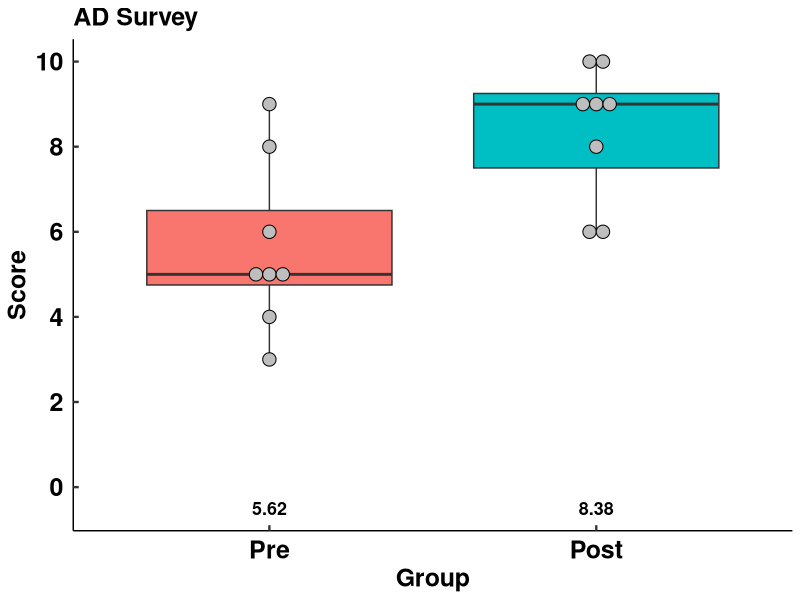
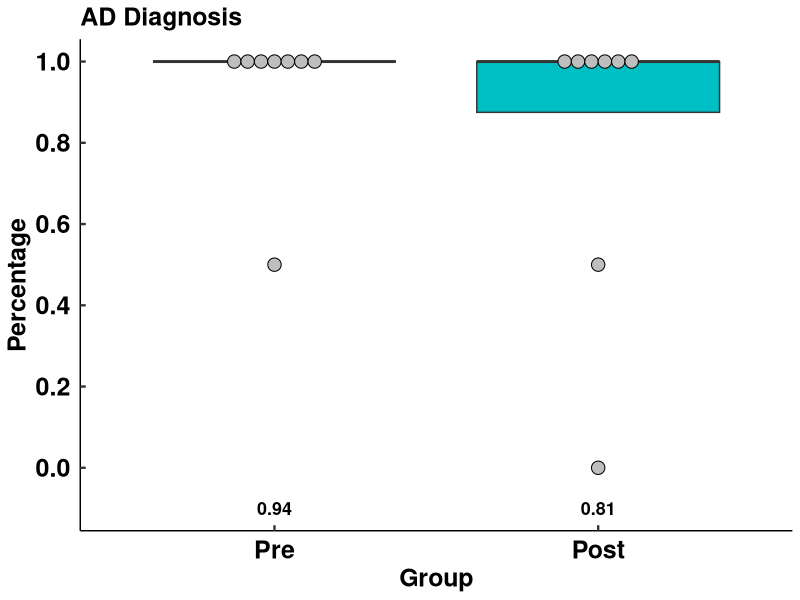
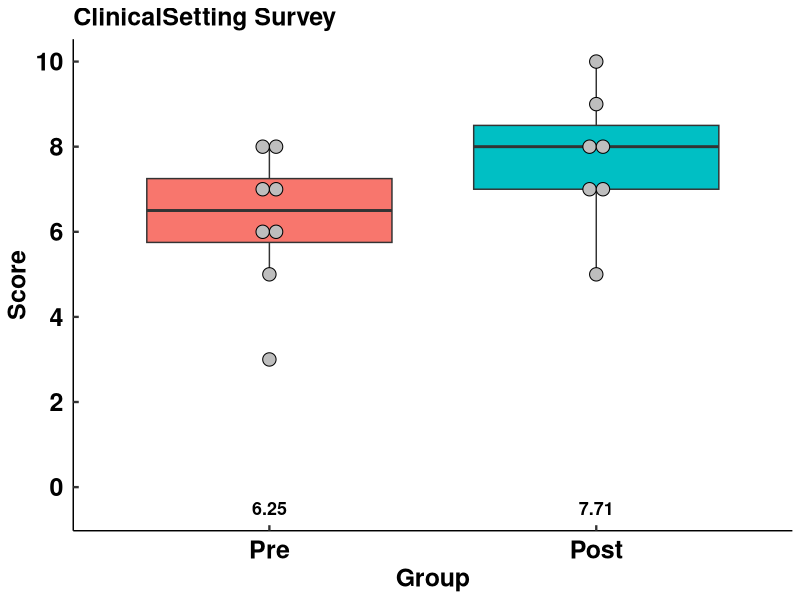
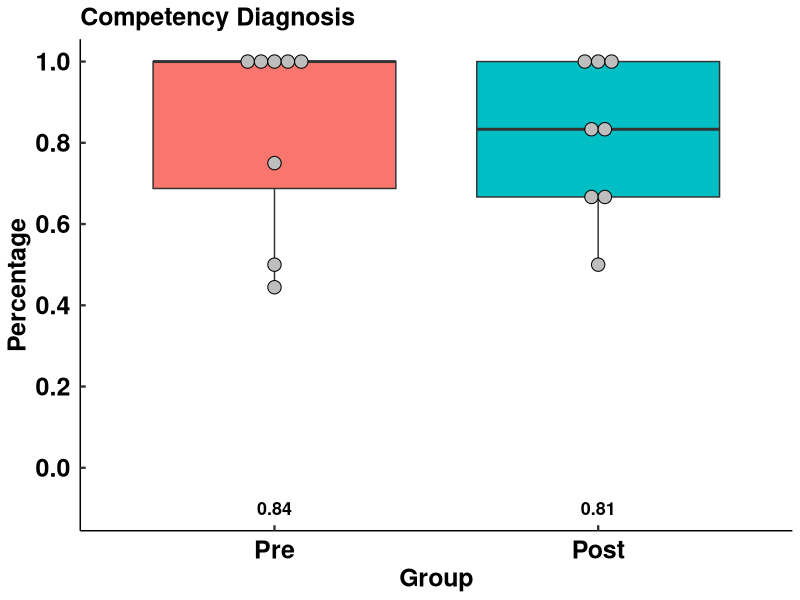
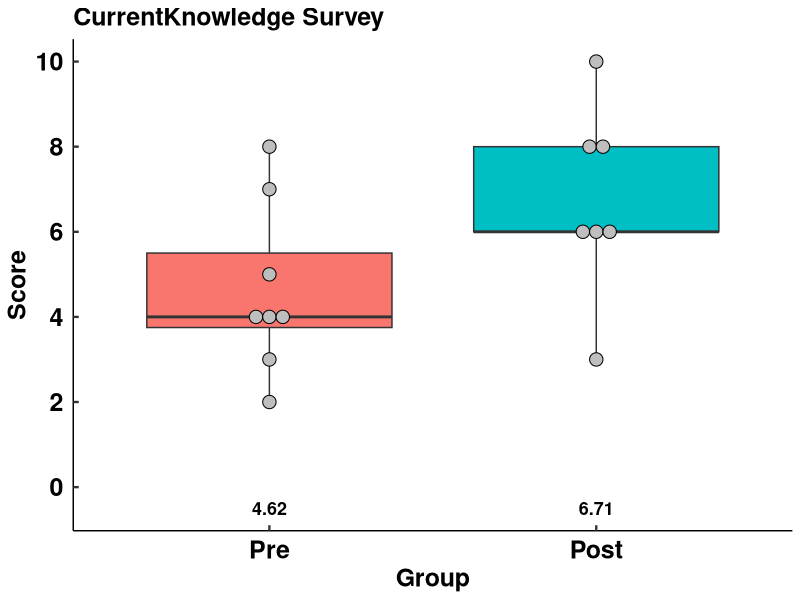
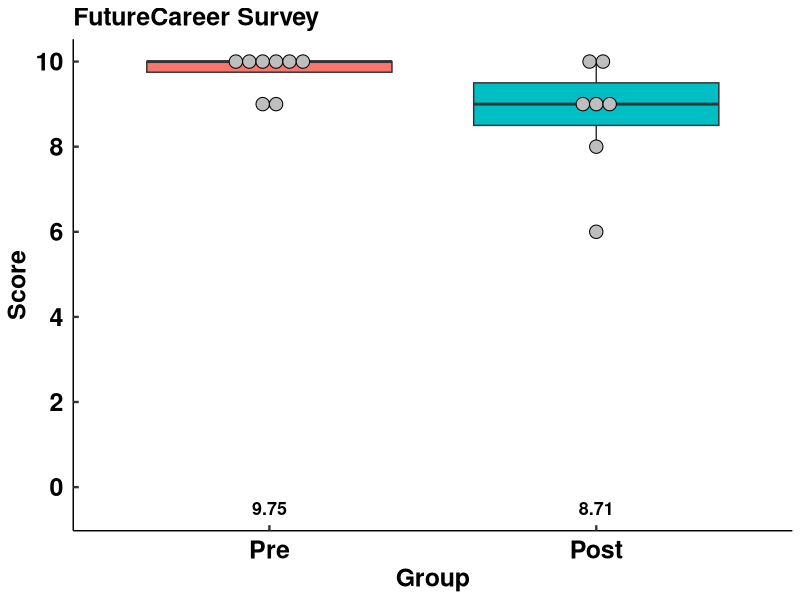
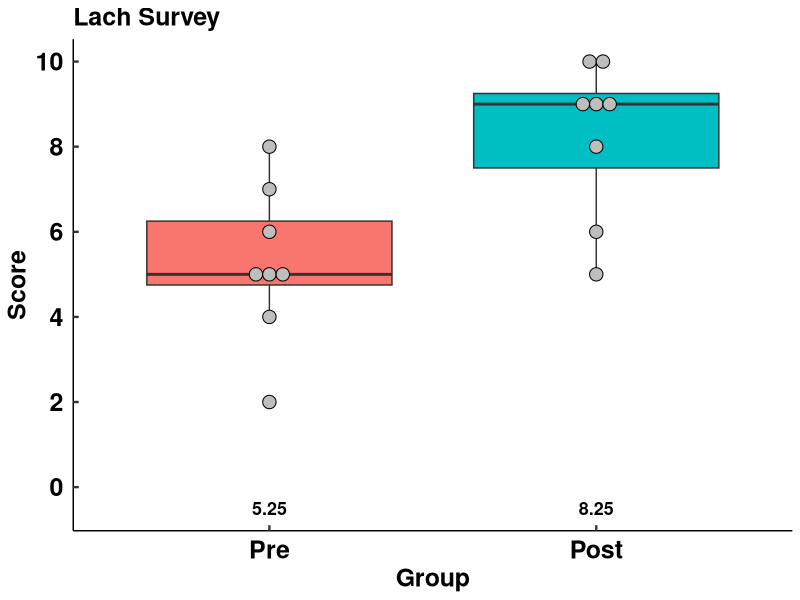
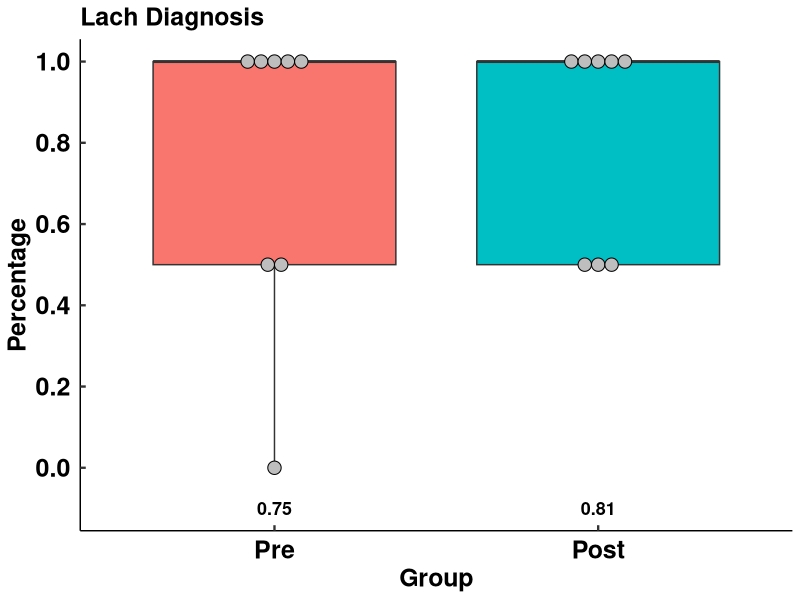

Source code (R) for these figures, in order:
## ---- chunk 1
knitr::opts_chunk$set(echo = TRUE)
## ---- chunk 2
library(plyr)
#library(papeR)
library(dplyr)
library(ggplot2)
library(knitr)
library(kableExtra)
library(tidyr)
# library(foreign)
# library(multcomp)
# library(broom)
library(nlme)
library(tidyverse)
library(readxl)
library(data.table)

myboxplot = function(x, type = 'Survey'){
  if(endsWith(x, '.Avg')){
    type = 'Diagnosis'
  }
  df = dplyr::filter(Data_Long, Measure == x)
  means = aggregate(Score ~ Group, df, mean)
  means$Score = round(means$Score, digits = 2)
    p = ggplot(df, aes(x=Group, y=Score,  fill = Group)) +
    geom_boxplot() +
    geom_dotplot(binaxis='y', stackdir='center',  dotsize=.9, fill = 'grey')+
    labs(title = paste(str_remove(x, '.Avg'), type))
    
   if (type == 'Survey'){
      p = p + geom_text(data = means, aes(label = Score, y = -.5, size = 1.5, fontface='bold'))+
        scale_y_continuous(limits = c(-.5,10),breaks=seq(0,10,2))
   }else{
     p = p + geom_text(data = means, aes(label = Score, y = -.1, size = 1.3, fontface='bold'))+
              scale_y_continuous(limits = c(-.1,1),breaks=seq(0,1,.2))+
             ylab('Percentage')
   }
  p = p + theme_classic()+
  theme(plot.title = element_text(color= 'black',face='bold',size=18))+
   theme(axis.title.x = element_text(color= 'black',face='bold',size=18),
        axis.text.x = element_text(color= 'black',face='bold',size=18))+
  theme(axis.title.y = element_text(color= 'black',face='bold',size=18),
        axis.text.y = element_text(color= 'black',face='bold',size=18))+
 theme(legend.text = element_text( size = 18, face = "bold"))+
theme(legend.position="none")+
    theme(# adjust X-axis labels; also adjust their position using margin (acts like a bounding box)
          # using margin was needed because of the inwards placement of ticks
          # http://stackoverflow.com/questions/26367296/how-do-i-make-my-axis-ticks-face-inwards-in-ggplot2
          axis.text.x = element_text( margin = unit(c(t = 2.5, r = 0, b = 0, l = 0), "mm")),
          # adjust Y-axis labels
          axis.text.y = element_text( margin = unit(c(t = 0, r = 2.5, b = 0, l = 0), "mm")),
          # length of tick marks - negative sign places ticks inwards
          axis.ticks.length = unit(-1.4, "mm"),
          # width of tick marks in mm
          axis.ticks = element_line(size = .8))
print(p)
# t-test
pre.measure = paste0('Pre.',x)
post.measure = paste0('Post.',x)
print(paste('paired t-test of',pre.measure, '&', post.measure))
print(t.test(as.vector(as.matrix(Data[pre.measure])), as.vector(as.matrix(Data[post.measure])),  paired = TRUE))
}


singleboxplot = function(x){
df = drop_na(dplyr::select(Data, x))
means = round(mean(df[,1]), digits = 2)
print(ggplot(data = df, aes(x='', y=unlist(df), fill = 'blue')) +
    geom_boxplot() +
    geom_dotplot(binaxis='y', stackdir='center',  dotsize=.9, fill = 'grey')+
 labs(title = paste(i))+
  ylab('Score')+ xlab('')+
  theme(legend.position = 'none')+
   scale_y_continuous(limits = c(-.5,10),breaks=seq(0,10,2))+
  geom_text( aes(label = means, y = -.5, size = 1.5, fontface='bold'))+
   theme_classic()+
  theme(plot.title = element_text(color= 'black',face='bold',size=18))+
   theme(axis.title.x = element_text(color= 'black',face='bold',size=18),
        axis.text.x = element_text(color= 'black',face='bold',size=18))+
  theme(axis.title.y = element_text(color= 'black',face='bold',size=18),
        axis.text.y = element_text(color= 'black',face='bold',size=18))+
 theme(legend.text = element_text( size = 18, face = "bold"))+
theme(legend.position="none")+
    theme(# adjust X-axis labels; also adjust their position using margin (acts like a bounding box)
          # using margin was needed because of the inwards placement of ticks
          # http://stackoverflow.com/questions/26367296/how-do-i-make-my-axis-ticks-face-inwards-in-ggplot2
          axis.text.x = element_text( margin = unit(c(t = 2.5, r = 0, b = 0, l = 0), "mm")),
          # adjust Y-axis labels
          axis.text.y = element_text( margin = unit(c(t = 0, r = 2.5, b = 0, l = 0), "mm")),
          # length of tick marks - negative sign places ticks inwards
          axis.ticks.length = unit(-1.4, "mm"),
          # width of tick marks in mm
          axis.ticks = element_line(size = .8)))

}
## ---- chunk 3
PreData = read_excel('PreData.xlsx')
# Diagnosis Key
PreData$Station1Key = 'MCL'
PreData$Station2Key = 'LCL'
PreData$Station3Key = 'PCL'
PreData$Station4Key = 'No Injury'
PreData$Station5Key = 'ACL, LCL'
PreData$Station6Key = 'ACL, PCL'
PreData$Station7Key = 'ACL'
PreData$Station8Key = 'ACL, MCL'
## ---- chunk 4
# Diagnosis check
PreData$Station1Result = with(PreData, Station1 == Station1Key)
PreData$Station2Result = with(PreData, Station2 == Station2Key)
PreData$Station3Result = with(PreData, Station3 == Station3Key)
PreData$Station4Result = with(PreData, Station4 == Station4Key)
PreData$Station5Result = with(PreData, Station5 == Station5Key)
PreData$Station6Result = with(PreData, Station6 == Station6Key)
PreData$Station7Result = with(PreData, Station7 == Station7Key)
PreData$Station8Result = with(PreData, Station8 == Station8Key)

# Create avg station diagnosis accuracy
Result.list = colnames(dplyr::select(PreData,Station1Result:Station8Result))
PreData$Pre.Station.Avg = rowSums(PreData[Result.list], na.rm = TRUE)/length(Result.list)
  
# Create Checklist avg
Result.list = colnames(dplyr::select(PreData,Valgus1Injury:Lever3NonInjury))
PreData$Pre.Competency.Avg = rowSums(PreData[Result.list], na.rm = TRUE)/length(Result.list)

# Create avg score for all measures
Measures = c('Valgus', 'Varus', 'Lach', 'PD', 'AD', 'Lever')
PreData$Pre.Valgus.Avg = NA
PreData$Pre.Varus.Avg = NA
PreData$Pre.Lach.Avg = NA
PreData$Pre.PD.Avg = NA
PreData$Pre.AD.Avg = NA
PreData$Pre.Lever.Avg = NA
for (M in Measures) {
  measure1 = paste0(M, '1Injury')
  measure2 = paste0(M, '3NonInjury')
  colTitle = paste0('Pre.',M, '.Avg')
  Result.list = colnames(dplyr::select(PreData,all_of(measure1): all_of(measure2)))
  PreData[colTitle] = rowSums(PreData[Result.list], na.rm = TRUE)/length(Result.list)
}
## ---- chunk 5
PostData = read_excel('PostData.xlsx')
# Diagnosis Key
PostData$Station1Key = 'MCL'
PostData$Station2Key = 'LCL'
PostData$Station3Key = 'PCL'
PostData$Station4Key = 'No Injury'
PostData$Station5Key = 'ACL, LCL'
PostData$Station6Key = 'ACL, PCL'
PostData$Station7Key = 'ACL'
PostData$Station8Key = 'ACL, MCL'
## ---- chunk 6
# Diagnosis check
PostData$Station1Result = with(PostData, Station1 == Station1Key)
PostData$Station2Result = with(PostData, Station2 == Station2Key)
PostData$Station3Result = with(PostData, Station3 == Station3Key)
PostData$Station4Result = with(PostData, Station4 == Station4Key)
PostData$Station5Result = with(PostData, Station5 == Station5Key)
PostData$Station6Result = with(PostData, Station6 == Station6Key)
PostData$Station7Result = with(PostData, Station7 == Station7Key)
PostData$Station8Result = with(PostData, Station8 == Station8Key)

# Create avg station diagnosis accuracy
Result.list = colnames(dplyr::select(PostData,Station1Result:Station8Result))
PostData$Post.Station.Avg = rowSums(PostData[Result.list], na.rm = TRUE)/length(Result.list)
  
# Create Checklist avg
Result.list = colnames(dplyr::select(PostData,Valgus1Injury:Lever3NonInjury))
PostData$Post.Competency.Avg = rowSums(PostData[Result.list], na.rm = TRUE)/length(Result.list)

# Create avg score for all measures
Measures = c('Valgus', 'Varus', 'Lach', 'PD', 'AD', 'Lever')
PostData$Post.Valgus.Avg = NA
PostData$Post.Varus.Avg = NA
PostData$Post.Lach.Avg = NA
PostData$Post.PD.Avg = NA
PostData$Post.AD.Avg = NA
PostData$Post.Lever.Avg = NA
for (M in Measures) {
  measure1 = paste0(M, '1Injury')
  measure2 = paste0(M, '3NonInjury')
  colTitle = paste0('Post.',M, '.Avg')
  Result.list = colnames(dplyr::select(PostData,all_of(measure1): all_of(measure2)))
  PostData[colTitle] = rowSums(PostData[Result.list], na.rm = TRUE)/length(Result.list)
}
## ---- chunk 7
# Prep Data for merge
# Prenames = colnames(PreData)
# Postnames = colnames(PostData)
# intersect(Prenames, Postnames)
# PreData$Group = factor('Pre')
# PostData$Group = factor('Post')

setnames(PreData, c('CurrentKnowledge', "ClinicalSetting",  "FutureCareer"), 
                    c('Pre.CurrentKnowledge',"Pre.ClinicalSetting",  "Pre.FutureCareer"))

setnames(PreData, c("PreValgus","PreVarus","PreLach","PrePD","PreAD","PreLever"), 
         c("Pre.Valgus","Pre.Varus","Pre.Lach","Pre.PD","Pre.AD","Pre.Lever"))

setnames(PostData, c("PostValgus","PostVarus","PostLach","PostPD","PostAD", "PostLever" ),
         c("Post.Valgus","Post.Varus","Post.Lach","Post.PD","Post.AD", "Post.Lever"))

setnames(PostData, c('CurrentKnowledge', "ClinicalSetting",  "FutureCareer"), 
                    c('Post.CurrentKnowledge',"Post.ClinicalSetting",  "Post.FutureCareer"))

PreVars = c("Subject","Pre.Valgus","Pre.Varus","Pre.Lach","Pre.PD","Pre.AD","Pre.Lever","Pre.CurrentKnowledge", "Pre.ClinicalSetting","Pre.FutureCareer",
            "Pre.Station.Avg","Pre.Competency.Avg","Pre.Valgus.Avg","Pre.Varus.Avg","Pre.Lach.Avg","Pre.PD.Avg","Pre.AD.Avg","Pre.Lever.Avg",
            "PreviousThiel","PreviousDiagnostic")

PostVar = c( "Subject","Post.Valgus","Post.Varus","Post.Lach","Post.PD","Post.AD", "Post.Lever","Post.CurrentKnowledge", "Post.ClinicalSetting",
             "Post.FutureCareer", "Post.Station.Avg","Post.Competency.Avg","Post.Valgus.Avg","Post.Varus.Avg","Post.Lach.Avg","Post.PD.Avg",
             "Post.AD.Avg","Post.Lever.Avg","GainedNew","Improved","Effective","Retained","Transferable")


Data = merge (PreData[PreVars], PostData[PostVar], by = 'Subject')

# replace N/A with NA
Data[Data=='N/A'] = NA

Data = as.data.frame(lapply(Data, as.numeric))
# colnames(Data_Long)
# Pivot Longer
Data_Long = pivot_longer(Data, 
                         cols = Pre.Valgus:Pre.Lever.Avg,
                         names_to = c('Group',"Measure"), 
                         names_sep = 4, 
                         values_to = 'Score')

Data_Long2 = pivot_longer(Data, 
                         cols = Post.Valgus:Post.Lever.Avg,
                         names_to = c('Group',"Measure"), 
                         names_sep = 5, 
                         values_to = 'Score')

Data_Long = merge(Data_Long[c('Subject','Group', 'Measure', 'Score')], Data_Long2[c('Subject','Group', 'Measure', 'Score')], all = TRUE)
rm(Data_Long2)


Data_Long$Group = factor(gsub('\\.', '', Data_Long$Group), levels = c('Pre', 'Post')) # remove period, needs \\ to escape . function
Data_Long$Measure = factor(Data_Long$Measure)
## ---- chunk 8
myMeasures= as.character(unique(Data_Long$Measure))
for (i in myMeasures) {
  myboxplot(i)
}


## ---- chunk 9

t.test(filter(Data_Long, Group == "Pre")$Score, filter(Data_Long, Group == "Post")$Score, paired = TRUE)

t.test(dplyr::filter(Data_Long, Group == 'Pre', Measure %in% c('AD', 'Lach', 'Lever', 'PD', 'Valgus', 'Varus'))$Score, )


## ---- chunk 10
# Colors midnight and gold

df = dplyr::filter(Data_Long, Measure %in% c('AD', 'Lach', 'Lever', 'PD', 'Valgus', 'Varus'))
  means = aggregate(Score ~ Group, df, mean)
  means$Score = round(means$Score, digits = 2)
  StandD = aggregate(Score ~ Group, df, sd)
  Pre_M_SD = '4.42 (2.35)'
  Post_M_SD = '8.35 (1.66)'
    p = ggplot(df, aes(x=Group, y=Score,  fill = Group)) +
    geom_boxplot() +
      scale_fill_manual(values = c('navyblue', 'gold'))+
    labs(title = paste('Mean Survey Pre and Post'))+
    annotate('text', x = 1, y = 0,  fontface = 'bold', label = Pre_M_SD)+
    annotate('text', x = 2, y = 0,  fontface = 'bold', label = Post_M_SD)
    
   p = p + scale_y_continuous(limits = c(-.5,10),breaks=seq(0,10,2))
   
  p = p + theme_classic()+
  theme(plot.title = element_text(color= 'black',face='bold',size=18))+
   theme(axis.title.x = element_text(color= 'black',face='bold',size=18),
        axis.text.x = element_text(color= 'black',face='bold',size=18))+
  theme(axis.title.y = element_text(color= 'black',face='bold',size=18),
        axis.text.y = element_text(color= 'black',face='bold',size=18))+
 theme(legend.text = element_text( size = 18, face = "bold"))+
theme(legend.position="none")+
    theme(# adjust X-axis labels; also adjust their position using margin (acts like a bounding box)
          # using margin was needed because of the inwards placement of ticks
          # http://stackoverflow.com/questions/26367296/how-do-i-make-my-axis-ticks-face-inwards-in-ggplot2
          axis.text.x = element_text( margin = unit(c(t = 2.5, r = 0, b = 0, l = 0), "mm")),
          # adjust Y-axis labels
          axis.text.y = element_text( margin = unit(c(t = 0, r = 2.5, b = 0, l = 0), "mm")),
          # length of tick marks - negative sign places ticks inwards
          axis.ticks.length = unit(-1.4, "mm"),
          # width of tick marks in mm
          axis.ticks = element_line(size = .8))
print(p)

t.test(dplyr::filter(df, Group == "Pre")$Score, dplyr::filter(df, Group == "Post")$Score, paired = TRUE)

# Diagnosis section 
df = dplyr::filter(Data_Long, Measure %in% c('AD.Avg', 'Lach.Avg', 'Lever.Avg', 'PD.Avg', 'Valgus.Avg', 'Varus.Avg'))
  means = aggregate(Score ~ Group, df, mean)
  means$Score = round(means$Score, digits = 2)
  StandD = aggregate(Score ~ Group, df, sd)
    Pre_M_SD = '0.84 (0.31)'
  Post_M_SD = '0.81 (0.30)'
  p = ggplot(df, aes(x=Group, y=Score,  fill = Group)) +
    geom_boxplot() +
      scale_fill_manual(values = c('navyblue', 'gold'))+
    labs(title = paste('Mean Diagnosis Pre and Post'))+ 
    annotate('text', x = 1, y = -.05,  fontface = 'bold', label = Pre_M_SD)+
    annotate('text', x = 2, y = -.05,  fontface = 'bold', label = Post_M_SD)
    
   p = p + scale_y_continuous(limits = c(-.1,1),breaks=seq(0,1,.2))+
             ylab('Percentage')

  p = p + theme_classic()+
  theme(plot.title = element_text(color= 'black',face='bold',size=18))+
   theme(axis.title.x = element_text(color= 'black',face='bold',size=18),
        axis.text.x = element_text(color= 'black',face='bold',size=18))+
  theme(axis.title.y = element_text(color= 'black',face='bold',size=18),
        axis.text.y = element_text(color= 'black',face='bold',size=18))+
 theme(legend.text = element_text( size = 18, face = "bold"))+
theme(legend.position="none")+
    theme(# adjust X-axis labels; also adjust their position using margin (acts like a bounding box)
          # using margin was needed because of the inwards placement of ticks
          # http://stackoverflow.com/questions/26367296/how-do-i-make-my-axis-ticks-face-inwards-in-ggplot2
          axis.text.x = element_text( margin = unit(c(t = 2.5, r = 0, b = 0, l = 0), "mm")),
          # adjust Y-axis labels
          axis.text.y = element_text( margin = unit(c(t = 0, r = 2.5, b = 0, l = 0), "mm")),
          # length of tick marks - negative sign places ticks inwards
          axis.ticks.length = unit(-1.4, "mm"),
          # width of tick marks in mm
          axis.ticks = element_line(size = .8))
print(p)

t.test(dplyr::filter(df, Group == "Pre")$Score, dplyr::filter(df, Group == "Post")$Score, paired = TRUE)

## ---- chunk 11
myMeasures = c("PreviousThiel","PreviousDiagnostic", "GainedNew","Improved", "Effective","Retained","Transferable")
for (i in myMeasures) {
  singleboxplot(i)
}
# make post surveys in teal?
